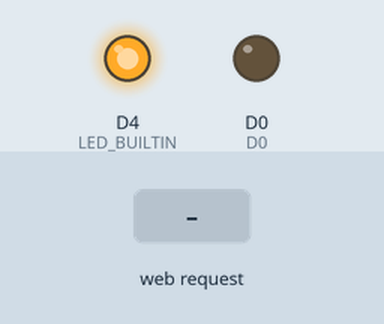
Recording of a sketch running on a simulated ESP8266 (NodeMCU). Shown: output pins drawn as LEDs (lit = HIGH, except the on-board LED, lit = LOW). Dashed ring = blinking. The test bench sets the inputs (shaded band). WiFi joins after 1.5 s; servers stay silent unless stated; what the sketch prints to the serial monitor is not drawn.

Above: at 2.7 s.
2.8 s: HTTP request GET /gpio/4 received
At 3.4 s:
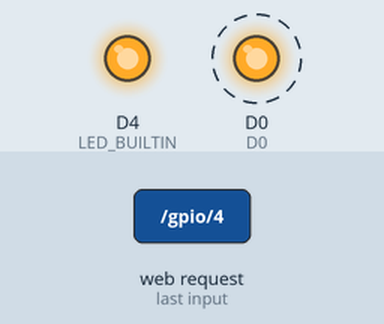
5.8 s: HTTP request GET /gpio/1 received
At 6.6 s:
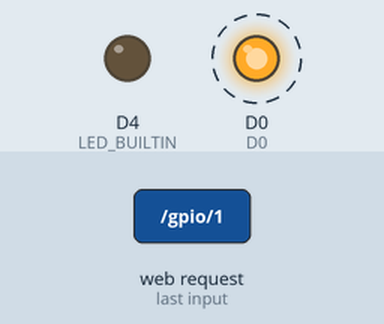
8.8 s: HTTP request GET /gpio/0 received
At 9.8 s:
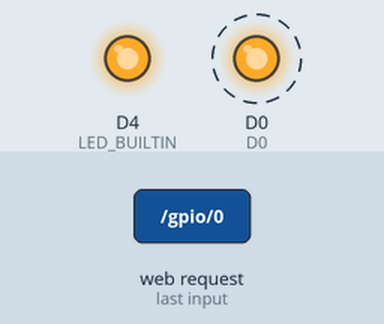
11.8 s: HTTP request GET /gpio/5 received
At 12.21 s:
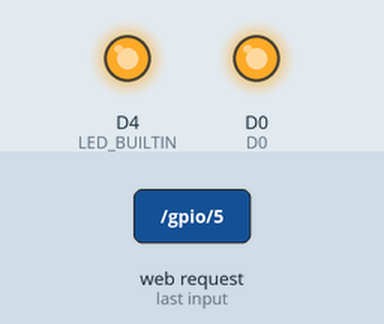
Timing chart, 0 to 14.5 s (numbered marks = the images above; inputs shaded):
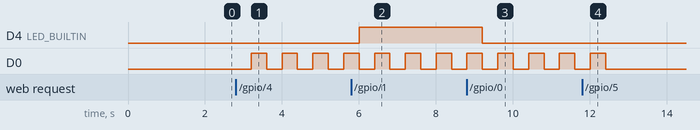

The sketch:

web2led.ino
```cpp
/*
    This sketch demonstrates how to set up a simple HTTP-like server.
    The server will set a GPIO pin depending on the request
      http://server_ip/gpio/0 will set the GPIO2 low,
      http://server_ip/gpio/1 will set the GPIO2 high
    server_ip is the IP address of the ESP8266 module, will be
    printed to Serial when the module is connected.
*/
#define D0 16
bool blink=false;
#include <ESP8266WiFi.h>

#ifndef STASSID
#define STASSID "Galaxy A52"
#define STAPSK "vjbe7060"
#endif

const char* ssid = STASSID;
const char* password = STAPSK;

// Create an instance of the server
// specify the port to listen on as an argument
WiFiServer server(80);

void setup() {
  Serial.begin(115200);

  pinMode(LED_BUILTIN, OUTPUT);
  digitalWrite(LED_BUILTIN, 0);

  pinMode(D0, OUTPUT);
  digitalWrite(D0, 0);

  // Connect to WiFi network
  Serial.println();
  Serial.println();
  Serial.print(F("Connecting to "));
  Serial.println(ssid);

  WiFi.mode(WIFI_STA);
  WiFi.begin(ssid, password);

  while (WiFi.status() != WL_CONNECTED) {
    delay(500);
    Serial.print(F("."));
  }
  Serial.println();
  Serial.println(F("WiFi connected"));

  // Start the server
  server.begin();
  Serial.println(F("Server started"));

  // Print the IP address
  Serial.println(WiFi.localIP());
}

void loop() {
if (blink==true ){
      digitalWrite(D0, LOW);
     delay(400);
     digitalWrite(D0, HIGH);
     delay(400);}
  WiFiClient client = server.accept();
  if (!client) { return; }
  Serial.println(F("new client"));
  client.setTimeout(5000);  // default is 1000
  // Read the first line of the request
  String req = client.readStringUntil('\r');
  Serial.println(F("request: "));
  Serial.println(req);

int val;
  if (req.indexOf(F("/gpio/0")) != -1) {
    val = 0;
  } else if (req.indexOf(F("/gpio/1")) != -1) {
    val = 1;
   }
  else{
    Serial.println(F("invalid request"));
    val = digitalRead(LED_BUILTIN);
  }
digitalWrite(LED_BUILTIN, val);

  int val2;
  if (req.indexOf(F("/gpio/3")) != -1) {
    val2 = 0;
  } else if (req.indexOf(F("/gpio/2")) != -1) {
    val2 = 1;
    } else if (req.indexOf(F("/gpio/4")) != -1) {
   blink=true;
  }else if (req.indexOf(F("/gpio/5")) != -1) {
   blink=false;
   digitalWrite(val2, HIGH);
  } else {
    Serial.println(F("invalid request"));
    val2 = digitalRead(D0);
  }
digitalWrite(D0, val2);

// read/ignore the rest of the request
// do not client.flush(): it is for output only, see below
while (client.available()) {
  // byte by byte is not very efficient
  client.read();
}

// Send the response to the client
// it is OK for multiple small client.print/write,
// because nagle algorithm will group them into one single packet
client.print(F("HTTP/1.1 200 OK\r\nContent-Type: text/html\r\n\r\n<!DOCTYPE HTML>\r\n<html><center>\r\nLed Interno esta "));
client.print((val) ? F("Apagado") : F("Encendido"));
client.print(F("<br>Click <a href='http://"));
client.print(WiFi.localIP());
client.print(F("/gpio/1'>aqui</a> para apagar el LED Interno, o <a href='http://"));
client.print(WiFi.localIP());
client.print(F("/gpio/0'>aqui</a> para encender el LED Interno</html><br><br>"));

client.print(F("Led Externo esta "));
client.print((val2) ? F("Encendido") : F("Apagado"));
client.print(F("<br>Click <a href='http://"));
client.print(WiFi.localIP());
client.print(F("/gpio/3'>aqui</a> para apagar el LED Interno, o <a href='http://"));
client.print(WiFi.localIP());
client.print(F("/gpio/2'>aqui</a> para encender el LED Externo</html><br><br>"));

client.print(F("Led Externo "));
client.print((blink) ? F("esta Parpadeando") : F("no esta Parpadeando"));
client.print(F("<br>Click <a href='http://"));
client.print(WiFi.localIP());
client.print(F("/gpio/4'>aqui</a> para parpadear o <a href='http://"));
client.print(WiFi.localIP());
client.print(F("/gpio/5'>aqui</a> para dejar de parpadear </html><br><br>"));
// The client will actually be *flushed* then disconnected
// when the function returns and 'client' object is destroyed (out-of-scope)
// flush = ensure written data are received by the other side
Serial.println(F("Disconnecting from client"));
}
```

Measured:
- after the input at 2.8 s, D0: alternates HIGH for 0.40 s and LOW for 0.40 s, starting after 0.40 s
- after the input at 5.8 s, D4 (LED_BUILTIN): LOW → HIGH after 0.20 s
- after the input at 8.8 s, D4 (LED_BUILTIN): HIGH → LOW after 0.41 s
- after the input at 11.8 s, D0: goes on until 12.4 s, then stays LOW
